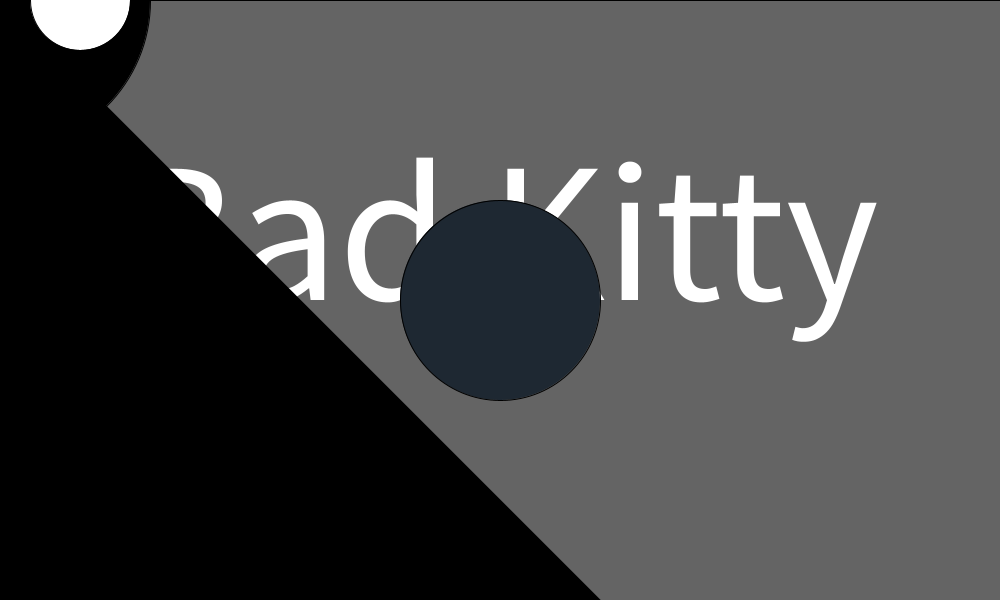
Frame 1 (no input)
Frame 60 (the mouse pressed at the canvas centre just before this capture): identical to frame 1, image omitted
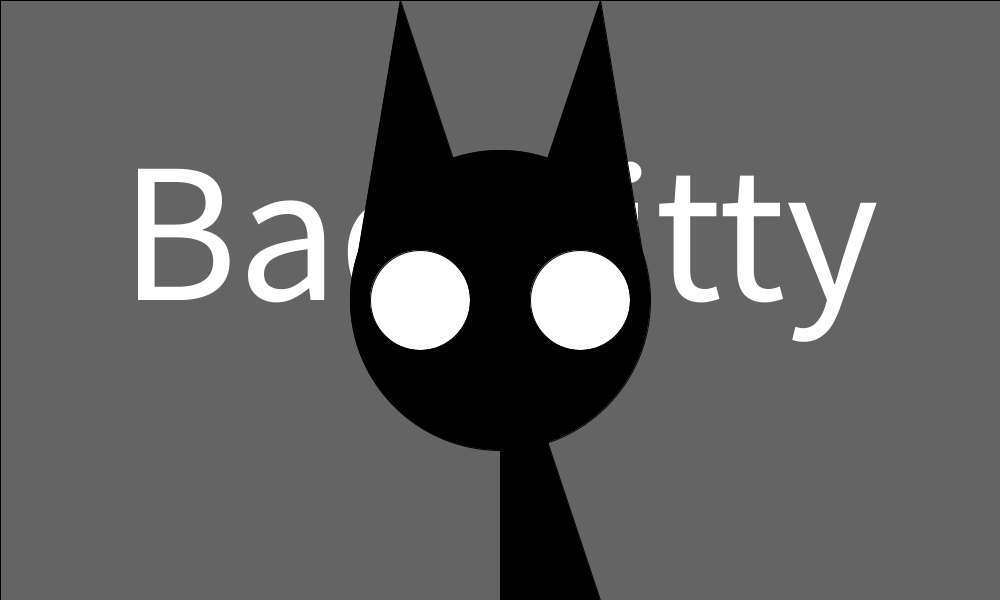
Frame 120 (the mouse held since frame 60 and released just before this capture)

The Processing sketch that drew these frames (run headless with seeded random() and noise(); from frame 60 on, the mouse is pressed at the canvas centre):

// Processing sketch: start
// ── start.pde
int scene=1;
float expand=0;
float move=0;
float paw;
float c=170;
float body=80;
boolean pounce;
float scratch=0;
int score;
float fall;
void setup() {
  size(1000, 600);  
  textAlign(CENTER);
  textSize(100);
  pounce=false;
}
void draw() {  
  background(0);
  if (scene!=4) {  //if scene does not = 3
    expand=0;  //reset value of expand
  }
  if (scene==1) {
    scene1();
  } else if (scene==2) {
    scene2();
  } else if (scene==3) {
    scene3();
  } else if (scene==4) {
    scene4();
  }
  if (scene!=1) {
    textSize(50);
    fill(255);   
    text("score: " + score + " /100", width/2, height/1);
  }
  //drop_object_to_keep_score
  fill(30, 40, 50);
  ellipse(width/2, height/2+fall, 200, 200);
  if (mousePressed) {
    fall=400;
  }
   if (fall>200) {
      score++;
    }
    
}

void keyPressed() {
  if (key== '1') {
    scene=1;
  } else if (key== '2') {
    scene=2;
  } else if (key=='3') {
    scene=3;
  } else if (key=='4') {
    scene=4;
  }
}
void scene1() {
  fill(100);
  rect(0, 0, 1000, 600);
  textSize(200);
  fill(255);
  text("Bad Kitty", width/2, height/2);
  //cat
  fill(0);
  //ears
  triangle(mouseX-100, mouseY-300, mouseX-150, mouseY, mouseX, mouseY);
  triangle(mouseX+100, mouseY-300, mouseX+150, mouseY, mouseX, mouseY);
  //body
  triangle(mouseX, height, height, height, mouseX, mouseY);
  circle(mouseX, mouseY, 300);
  fill(255);
  circle(mouseX-80, mouseY, 100);
  circle(mouseX+80, mouseY, 100);
}
void scene2() {
  border();
  fill(200);
  rect(0+move-250, 400, 1300, height/3);
  window(width/2-200, height/2-250);
  window(width/2-400, height/2-250);
  window(width/2-600, height/2-250);
  //floor
  for (int i=0; i<=65; i++) {
    for (int l=0; l<=65; l++) {
      fill(100);
      ellipse(i*20+move-250, l*10+405, 4, 4);
      ellipse(l*20+move-250, i*50+405, 10, 10);
    }
  }
  counter(-150);
  frige();  
  plate(100, 250);
  plate(200, 250);
  plate(300, 250);
  sink(-130, 270);
  cat();
  if (mousePressed) {
    pounce=true;
  } else {
    pounce=false;
  }
  if (scratch>30) {
    scratch=10;
  }
  moving();
}  
//move left of right
void moving() {
  if (keyPressed) {
    if (key== 'a') {
      move+=5;
    } else if (key=='d') {
      move-=5;
    }
  }
}
//move left of right
//border
void border() {
  fill(255);
  rect(-250+move, 0, 1300, 600);
}
//border
//window
void window(int x, int y) {  
  noStroke();
  fill(140);
  rect(x-20+move, y-10, 150, 200);
  fill(255);
  rect(0+x+move, 0+y, 50, 50);
  rect(60+x+move, 0+y, 50, 50);
  rect(0+x+move, 60+y, 50, 50);
  rect(60+x+move, 60+y, 50, 50);
  rect(0+x+move, 120+y, 50, 50);
  rect(60+x+move, 120+y, 50, 50);
}
//window
//kitchen
void counter(int x) {
  rect(width/2-500+x+move, height/2, 500, 200);
  fill(150);  
  rect(width/2-510+x+move, height/2, 520, 20, 200);
  fill(250);
}
void frige() {
  fill(160);
  rect(width/2+50+move, height/2-300, 300, 500, 100);
  fill(190);
  rect(width/2+60+move, height/2-280, 280, 200, 50);
  rect(width/2+60+move, height/2-70, 280, 240, 50);
  rect(width/2+60+move, height/2-240, 280, 160);
  rect(width/2+60+move, height/2-70, 280, 200);
  fill(160);
  rect(width/2+70+move, height/2-30, 20, 50, 100);
  rect(width/2+70+move, height/2-150, 20, 50, 100);
}
void plate(int x, int y) {
  fill(240);
  ellipse(x+move, y, 110, 110);
  fill(230);
  ellipse(x+move, y, 70, 70);
}
void sink(int x, int y) {
  //base
  rect(x+move+10+50, y-20, 20, 50, 10);
  //neck
  rect(x+move+10+50, y-20, 50, 20, 100);
  fill(170);
  rect(x+move, y+20, 150, 10);
  //knobs
  ellipse(x+move+10, y+5, 40, 30);
  ellipse(x+move+140, y+5, 40, 30);
  fill(240);
  ellipse(x+move+10, y, 20, 15);
  ellipse(x+move+140, y, 20, 15);
  //kitchen
} 

void scene3() {
  background(0);
  noStroke();  
  border();
  fill(200);
  rect(0+move-250, 400, 1300, height/3);
  window(width/2-200, height/2-250);
  window(width/2-400, height/2-250);
  window(width/2-600, height/2-250);
  //floor
  for (int i=0; i<=64; i++) {
    for (int l=0; l<height/3; l++) {
      fill(100);
      rect(i*20+move-250, l+400+2, 10, 10);
    }
  }
  couch(100);
  shelf();
  for (int i=0; i<=3; i++) {
    //jars[i].display(i*100+200,i);
    //jars[i].makeJar(i*100+200, i+100);
    //jars[i].makeJar(i*100+200, i+200);
    //jars[i].makeJar(i*100+200, i+300);
    //jars[i].hover(i, i, mouseX, mouseY);
    if (mouseX>i&&mouseX<i+60&&mouseY>i&&mouseY<i+60) {
      //jars[i].fall();
    }
  }
  cat();
  if (mousePressed) {
    pounce=true;
  } else {
    pounce=false;
  }
  if (scratch>30) {
    scratch=10;
  }
  moving();
}


void cat() {
  if (pounce==false) {
    stroke(0);
    strokeWeight(17);
    fill(0);
    //feet
    line(mouseX, mouseY-70, mouseX, mouseY);
    line(mouseX-20, mouseY-70, mouseX-20, mouseY);
    line(mouseX-100, mouseY-70, mouseX-100, mouseY);
    line(mouseX-120, mouseY-70, mouseX-120, mouseY);
    //tail
    line(mouseX-90, mouseY-70, mouseX-130, mouseY-250);
    head(0, 0);
    //body
    stroke(0);
    strokeWeight(50);
    line(mouseX-90, mouseY-body, mouseX-15, mouseY-body);
    strokeWeight(17);
    fill(0);
    // circle(mouseX-80, mouseY-70, 40);
    circle(mouseX-90, mouseY-70, 40);
  }
  if (pounce==true) {
    stroke(0);
    strokeWeight(17);
    fill(0);
    //feet
    line(mouseX-10, mouseY-70, mouseX+scratch++, mouseY);    
    //elbow
    line(mouseX-50, mouseY-30, mouseX-40, mouseY-40);
    line(mouseX-50, mouseY-30, mouseX-30, mouseY);    
    line(mouseX-100, mouseY-70, mouseX-80, mouseY);
    line(mouseX-120, mouseY-70, mouseX-100, mouseY);
    //tail
    line(mouseX-100, mouseY-70, mouseX-130, mouseY-250);
    head(+20, -20);
    //body
    stroke(0);
    strokeWeight(50);
    line(mouseX-90, mouseY-body, mouseX-15, mouseY-60);
    strokeWeight(17);
    fill(0);
    //circle(mouseX-80, mouseY-65, 40);
    circle(mouseX-90, mouseY-65, 40);
  }
}
void head(int a, int b) {
  //head
  //left ear
  triangle(mouseX-50+b, mouseY-240+a, mouseX-30+b, mouseY-c+a, mouseX+40+b, mouseY-c+a);
  //right ear
  triangle(mouseX+60+b+20, mouseY-240+a, mouseX+50+b+15, mouseY-c+a, mouseX+b, mouseY-c+a);
  circle(mouseX+20+b, mouseY-150+a, 100);
  //eyes
  //lefteye
  strokeWeight(2);
  fill(255);
  circle(mouseX+b, mouseY-150+a, 40);
  //right eye
  circle(mouseX+55+b, mouseY-150+a, 40);
  if (mousePressed) {
    //left eyelid
    fill(0);
    circle(mouseX+b+15, mouseY-160+a, 40);
    //right eyelid
    circle(mouseX+40+b, mouseY-160+a, 40);
  }
}
class Jars {
  int y;  
  int x;
  float speed;
  Jars() {
    y=0;
    x=0;
    speed=1;
  }
  void display(int x, int y) {    
    fill(0);
    rect(400+x+move, 50+y, 20, 50);
    ellipse(410+x+move, 100+y, 50, 50);
    ellipse(410+x+move, 50+y, 30, 10);
    ellipse(410+x+move, 125+y, 30, 10);
  }
  void fall() {  
    if (mouseX>=x&&mouseX<=x+50&&mouseY>y&&mouseY<y+50) {
      y+=10;
    }
  }
}
void couch(int x) {
  rect(width/2-600+x+move, height/2, 400, 200, 100);
  fill(200);
  ellipse(width/2-400+x+move, height/2+155, 400, 100);
  fill(200);
  ellipse(width/2-200+x+move, height/2+100, 100, 100);
  fill(200);
  ellipse(width/2-600+x+move, height/2+100, 100, 100);
  fill(100);
  ellipse(width/2-200+x+move, height/2+100, 20, 20);
  fill(100);
  ellipse(width/2-600+x+move, height/2+100, 20, 20);
  if (mousePressed&&mouseX<400&&mouseX<450&&mouseY>width/3) {
    scratch(50);
    scratch(0);
  }
}
void scratch(int x) {
  stroke(0);
  strokeWeight(.5);
  line(x+200+move, x+300+move, x+250+move, x+350+move);
  line(x+210+move, x+300+move, x+260+move, x+350+move);
  line(x+220+move, x+300+move, x+270+move, x+350+move);
}
void shelf() {
  fill(160);
  rect(width/2+50+move, height/2-400, 400, 600);
  fill(120);
  rect(width/2+65+move, height/2-175, 380, 10);
  rect(width/2+65+move, height/2-175+100, 380, 10);
  rect(width/2+65+move, height/2-175+200, 380, 10);
  rect(width/2+65+move, height/2-175+300, 380, 10);
}

void scene4() { 
  noStroke();
  background(0);
  border();
  fill(100);
  rect(0+move-250, 400, 1300, height/3);
  window(width/2-200, height/2-250);
  window(width/2-400, height/2-250);
  window(width/2-600, height/2-250);
  //carpet
  for (int i=0; i<=43; i++) {
    for (int l=0; l<=43; l++) {
      fill(255);
      ellipse(i*30+move-250, l*30+405, 12, 6);
      ellipse(l*30+move-250, i*30+405, 6, 12);
    }
  }
  bed(-450, -50);
  dresser(20, +10);
  cat();
  if (mousePressed) {
    pounce=true;
  } else {
    pounce=false;
  }
  if (scratch>30) {
    scratch=10;
  }
  moving();
}
void bed(int x, int y) {
  fill(50);
  ellipse(width/2-200+x+move, height/2+50+y, 100, 300);
  ellipse(width/2+400+x+move, height/2+100+y, 100, 200);
  //bed
  fill(200);
  rect(width/2-200+x+move, height/2+y, 600, 200, 100);  
  //sheet
  fill(150);  
  rect(width/2-100+x+move, height/2+y, 500, 200, 100);
  //base
  fill(50);
  rect(width/2-200+x+move, height/2+100+y, 600, 100);  
  for (int a=0; a<=width/3; a+=110) {
    fill(150);  
    ellipse(460+a+x+move, height/2+100+y, 110, 50);
  }
}
void dresser(int x, int y) {
  fill(100);
  ellipse(width/2+275+x+move, height/2-200+y, 300, 400);
  fill(240);
  ellipse(width/2+275+x+move, height/2-200+y, 280, 380);
  fill(175);  
  rect(width/2+125+x+move, height/2-70+y, 300, 200);
  fill(105);  
  rect(width/2+100+x+move, height/2-70+y, 350, 10);
}

/*void mousePressed() {
 score++;
 }
 
 void fall() {
 fall=fall++;
 }*/
